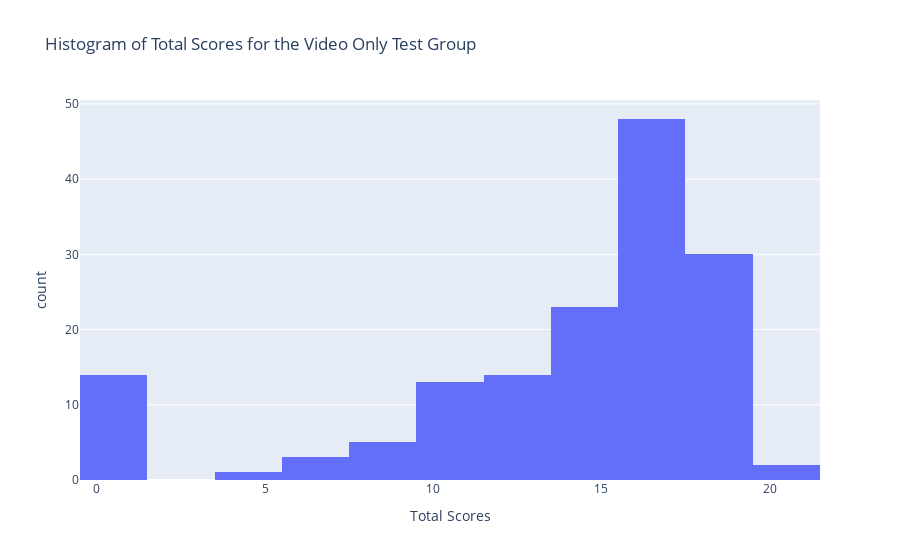

Source (notebook cell):
### Code cell
videoScoreHist = px.histogram(dfVideo, x='Score',
                  title='Histogram of Total Scores for the Video Only Test Group', 
                  labels={'Score':'Total Scores'})
videoScoreHist.show()

### Figure 1 — Plotly figure (JSON) as saved in the notebook; plotly's stock layout.template omitted (floating-point values rounded to 4 significant figures; data arrays with more than 128 entries replaced by an {"elided": "..."} marker saying what was removed)
{"data": [{"alignmentgroup": "True", "bingroup": "x", "hovertemplate": "Total Scores=%{x}<br>count=%{y}<extra></extra>", "legendgroup": "", "marker": {"color": "#636efa"}, "name": "", "offsetgroup": "", "orientation": "v", "showlegend": false, "type": "histogram", "x": {"elided": "153 int values"}, "xaxis": "x", "yaxis": "y"}], "layout": {"barmode": "relative", "legend": {"tracegroupgap": 0}, "title": {"text": "Histogram of Total Scores for the Video Only Test Group"}, "xaxis": {"anchor": "y", "domain": [0, 1], "title": {"text": "Total Scores"}}, "yaxis": {"anchor": "x", "domain": [0, 1], "title": {"text": "count"}}}}
